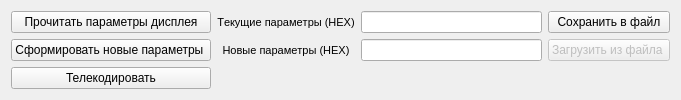
  <widget class="QWidget" name="layoutWidget">
   <property name="geometry">
    <rect>
     <x>17</x>
     <y>58</y>
     <width>681</width>
     <height>98</height>
    </rect>
   </property>
   <layout class="QGridLayout" name="gridLayout_3">
    <item row="0" column="1">
     <widget class="QLabel" name="label_3">
      <property name="font">
       <font>
        <pointsize>8</pointsize>
        <kerning>false</kerning>
       </font>
      </property>
      <property name="text">
       <string>Текущие параметры (HEX)</string>
      </property>
      <property name="alignment">
       <set>Qt::AlignCenter</set>
      </property>
     </widget>
    </item>
    <item row="0" column="2">
     <widget class="QLineEdit" name="hexValues">
      <property name="text">
       <string/>
      </property>
     </widget>
    </item>
    <item row="0" column="3">
     <widget class="QPushButton" name="SaveConfig">
      <property name="text">
       <string>Сохранить в файл</string>
      </property>
     </widget>
    </item>
    <item row="1" column="0">
     <widget class="QPushButton" name="GetNewConfig">
      <property name="text">
       <string>Сформировать новые параметры </string>
      </property>
     </widget>
    </item>
    <item row="1" column="1">
     <widget class="QLabel" name="label_13">
      <property name="font">
       <font>
        <pointsize>8</pointsize>
        <kerning>false</kerning>
       </font>
      </property>
      <property name="text">
       <string>Новые параметры (HEX)</string>
      </property>
      <property name="alignment">
       <set>Qt::AlignCenter</set>
      </property>
     </widget>
    </item>
    <item row="1" column="2">
     <widget class="QLineEdit" name="NewHexValues">
      <property name="text">
       <string/>
      </property>
     </widget>
    </item>
    <item row="1" column="3">
     <widget class="QPushButton" name="GetNewConfig_2">
      <property name="enabled">
       <bool>false</bool>
      </property>
      <property name="text">
       <string>Загрузить из файла </string>
      </property>
     </widget>
    </item>
    <item row="2" column="0">
     <widget class="QPushButton" name="WriteConfig">
      <property name="text">
       <string>Телекодировать</string>
      </property>
     </widget>
    </item>
    <item row="0" column="0">
     <widget class="QPushButton" name="ReadConfig">
      <property name="text">
       <string>Прочитать параметры дисплея</string>
      </property>
     </widget>
    </item>
   </layout>
  </widget>
